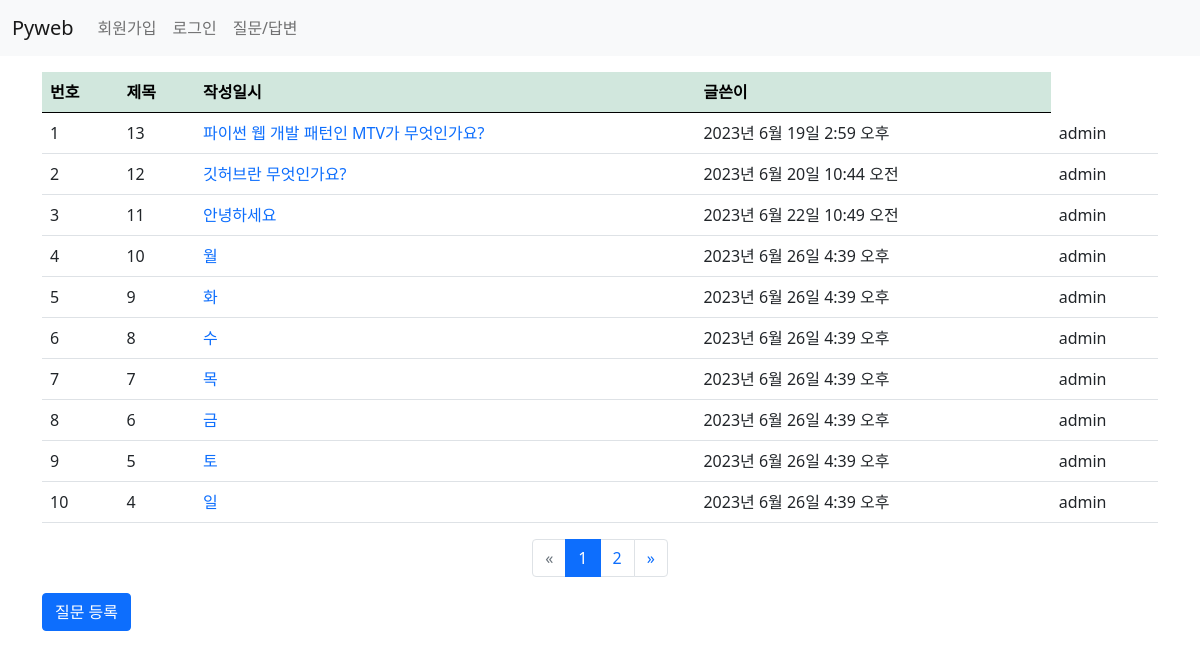
/board/, run on the app's committed database.
### board/models.py (models this page shows, shortened)
class Question(models.Model):
    author = models.ForeignKey(User, on_delete=models.CASCADE)
    subject = models.CharField(max_length=200)  #제목
    content = models.TextField()                #질문 내용
    create_date = models.DateTimeField()        #등록일
    modify_date = models.DateTimeField(null=True, blank=True)

### board/views.py (the view)
# urls.py: path('', views.question_list, name='question_list'),
def question_list(request):
    question_list = Question.objects.order_by('create_date')  #내림 차순
    page = request.GET.get('page', '1')
    paginator = Paginator(question_list, 10)  #페이지당 게시글 - 10
    page_obj = paginator.get_page(page)
    context = {'question_list': page_obj}
    return render(request, 'board/question_list.html', context)

### board/templatetags/board_filter.py (called while the page is built)
@register.filter
def sub(value, arg):
    return value - arg   #원래값 - 매개값 -> |sub:arg

### templates/board/question_list.html
{% extends 'base.html' %}
{% load board_filter %}
{% block content %}
<div class="container my-3">
    <section id="question_list">
        <table class="table">
            <thead>
                <tr class="table-success">
                    <th>번호</th><th>제목</th><th>작성일시</th><th>글쓴이</th>
                </tr>
            </thead>
            <tbody>
                {% if question_list %}
                    {% for question in question_list %}
                    <tr>
                        <td>{{ forloop.counter }}</td>
                        <td>{{ question_list.paginator.count|sub:question_list.start_index|sub:forloop.counter0|add:1 }}</td>
                        <td>
                            <a href="{% url 'board:detail' question.id %}" class="text-decoration-none">
                                {{ question.subject }}
                            </a>
                        </td>
                        <td>{{ question.create_date }}</td>
                        <td>{{ question.author }}</td>
                    </tr>
                    {% endfor %}
                {% else %}
                    <tr>
                        <td>질문이 없습니다</td>
                    </tr>
                {% endif %}
            </tbody>
        </table>
        <ul class="pagination justify-content-center">
            {% if question_list.has_previous %}
                <li class="page-item">
                    <a class="page-link" href="?page={{ question_list.previous_page_number }}">
                        &laquo;
                    </a>
                </li>
            {% else %}
                <li class="page-item disabled">
                    <a class="page-link" href="">
                        &laquo;
                    </a>
                </li>
            {% endif %}
            {% for page_number in question_list.paginator.page_range %}
                {% if page_number == question_list.number %}
                <li class="page-item active">
                    <a class="page-link" href="?page={{ page_number }}">
                        {{ page_number }}
                    </a>
                </li>
                {% else %}
                <li class="page-item">
                    <a class="page-link" href="?page={{ page_number }}">
                        {{ page_number }}
                    </a>
                </li>
                {% endif %}
            {% endfor %}
             {% if question_list.has_next %}
                <li class="page-item">
                    <a class="page-link" href="?page={{ question_list.next_page_number }}">
                        &raquo;
                    </a>
                </li>
            {% else %}
                <li class="page-item">
                    <a class="page-link" href="#">
                        &raquo;
                    </a>
                </li>
            {% endif %}
        </ul>
    <a href="{% url 'board:question_create' %}"
        class="btn btn-primary">질문 등록</a>
    </section>
</div>
{% endblock %}

### data on the page
Question: paginator.count|sub "13", subject "파이썬 웹 개발 패턴인 MTV가 무엇인가요?", create_date "2023년 6월 19일 2:59 오후", author "admin"
Question: paginator.count|sub "12", subject "깃허브란 무엇인가요?", create_date "2023년 6월 20일 10:44 오전", author "admin"
Question: paginator.count|sub "11", subject "안녕하세요", create_date "2023년 6월 22일 10:49 오전", author "admin"
Question: paginator.count|sub "10", subject "월", create_date "2023년 6월 26일 4:39 오후", author "admin"
Question: paginator.count|sub "9", subject "화", create_date "2023년 6월 26일 4:39 오후", author "admin"
Question: paginator.count|sub "8", subject "수", create_date "2023년 6월 26일 4:39 오후", author "admin"
Question: paginator.count|sub "7", subject "목", create_date "2023년 6월 26일 4:39 오후", author "admin"
Question: paginator.count|sub "6", subject "금", create_date "2023년 6월 26일 4:39 오후", author "admin"
Question: paginator.count|sub "5", subject "토", create_date "2023년 6월 26일 4:39 오후", author "admin"
Question: paginator.count|sub "4", subject "일", create_date "2023년 6월 26일 4:39 오후", author "admin"

### other printed values
{{ page_number }} "1"
{{ page_number }} "2"
